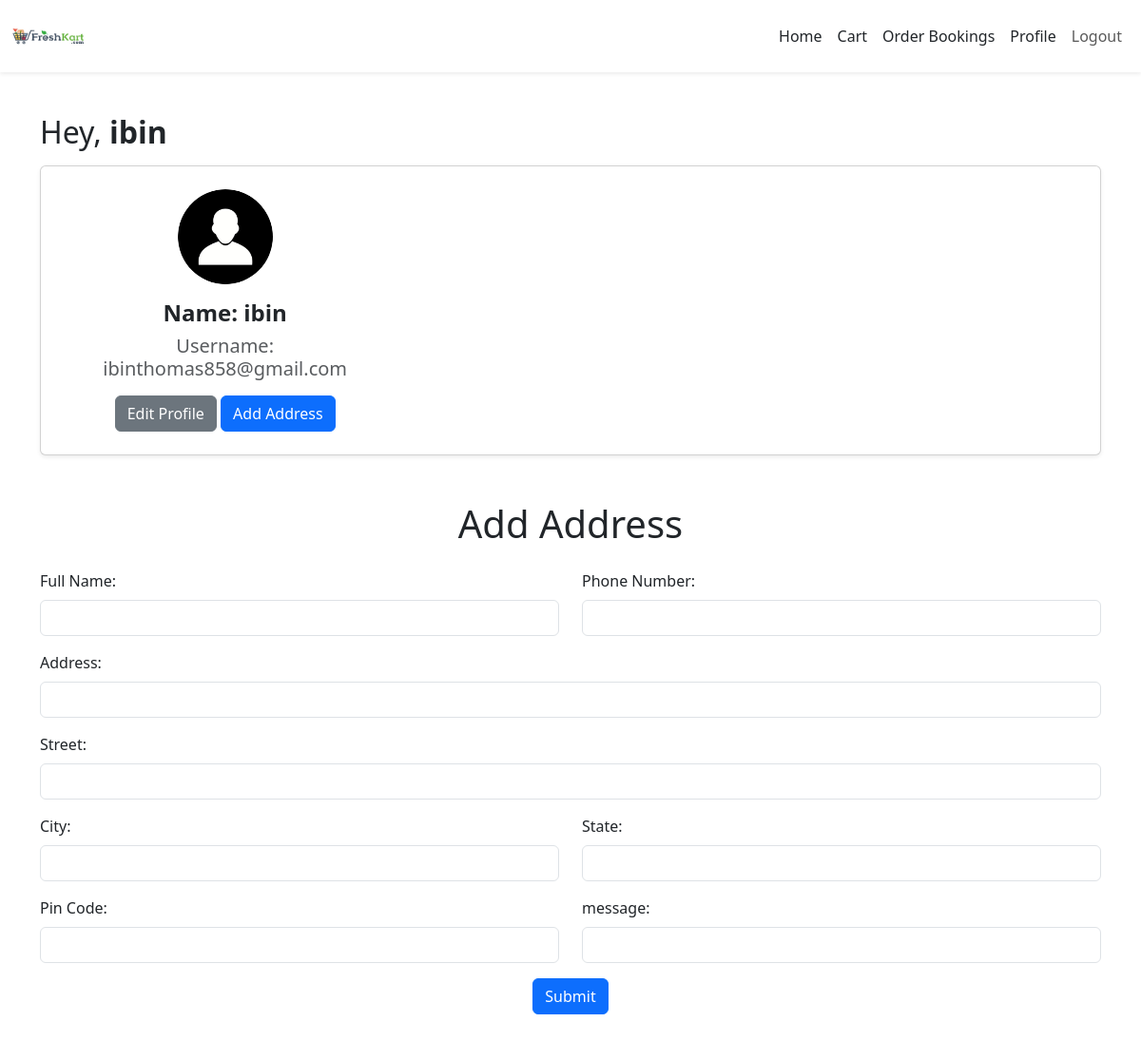
The app's page /address (signed in), older data.
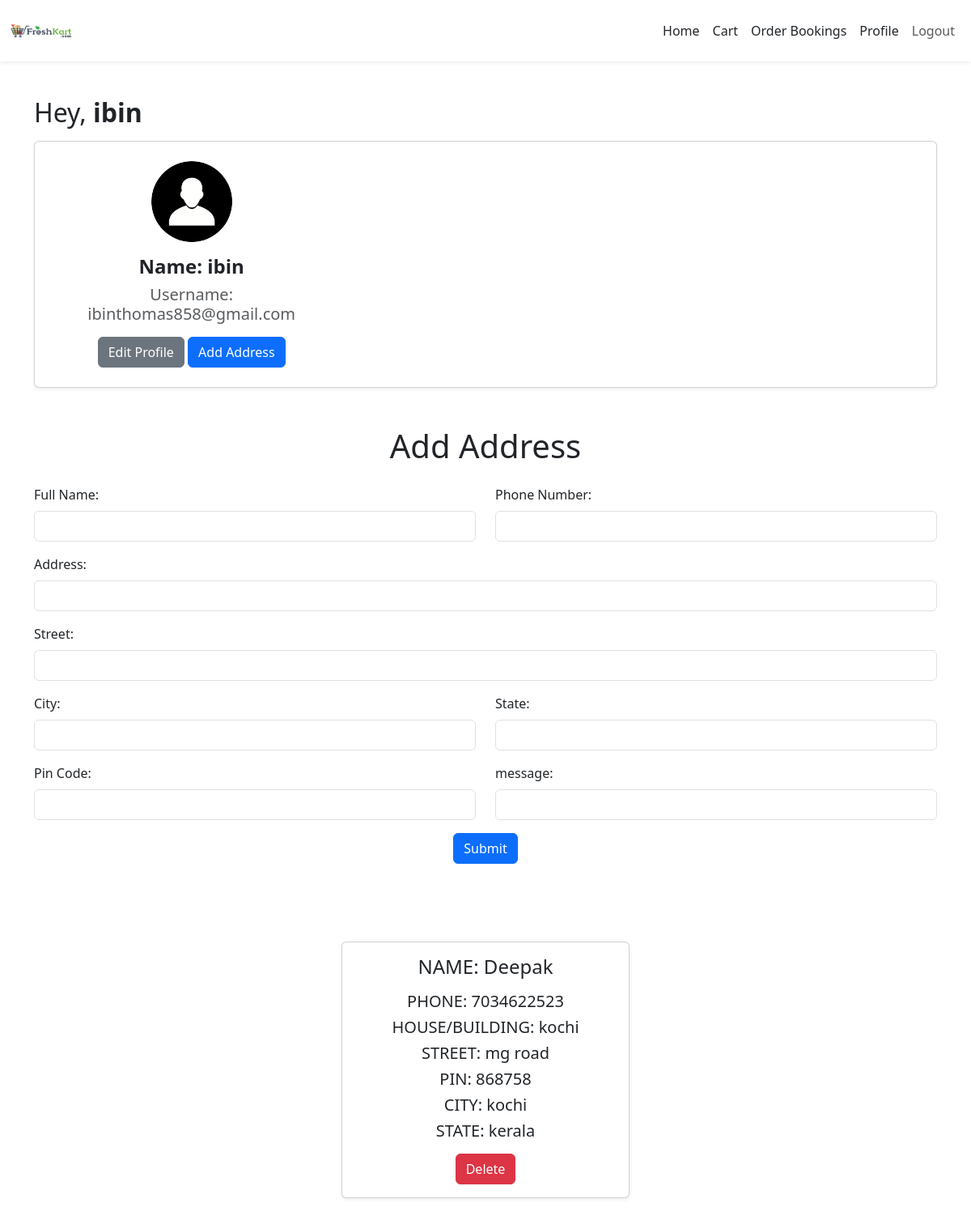
The same page, newer data.
### store/models.py (models this page shows)
class Address(models.Model):
    user = models.ForeignKey(User, on_delete=models.CASCADE)
    name=models.TextField()
    address=models.TextField()
    street=models.TextField()
    city=models.TextField()
    state=models.TextField()
    pincode=models.IntegerField()
    phone=models.IntegerField()
    message=models.TextField()

### store/views.py (the view)
# urls.py: path('address',views.address),
def address(req):
    if 'user' in req.session:
        user=User.objects.get(username=req.session['user'])
        data=Address.objects.filter(user=user)
        if req.method=='POST':
            user=User.objects.get(username=req.session['user'])
            name=req.POST['name']
            phn=req.POST['phone']
            house=req.POST['address']
            street=req.POST['street']
            city=req.POST['city']
            pin=req.POST['pin']
            state=req.POST['state']
            data=Address.objects.create(user=user,name=name,phone=phn,address=house,city=city,street=street,pincode=pin,state=state)
            data.save()
            return redirect(address)
        else:
            return render(req,"user/address.html",{'data':data})
    else:
        return redirect(gro_login)

### template/user/address.html (shortened to what the changed rows need)
<!DOCTYPE html>
<html lang="en">
<head>
    {% load static %}
    <link href="https://cdn.jsdelivr.net/npm/bootstrap@5.3.0-alpha1/dist/css/bootstrap.min.css" rel="stylesheet">
</head>
<body>
    <div class="container mt-5 pt-5">
        <h2 class="mt-4 mb-3">Hey, <span class="fw-bold">{{ user.first_name }}</span></h2>
    </div>
  <div id="addressFormContainer" class="container py-5">
        <h1 class="text-center mb-4">Add Address </h1>
    </div>
    <div class="container py-5">
        <div class="row justify-content-center">
          {% for i in data %}
          <div class="col-md-6 col-lg-4 mb-4">
            <div class="card shadow-sm">
              <div class="card-body text-center">
                <h4 class="card-title mb-3">NAME: {{i.name}}</h4>
                <h5 class="card-text mb-2">PHONE: {{i.phone}}</h5>
                <h5 class="card-text mb-2">HOUSE/BUILDING: {{i.address}}</h5>
                <h5 class="card-text mb-2">STREET: {{i.street}}</h5>
                <h5 class="card-text mb-2">PIN: {{i.pincode}}</h5>
                <h5 class="card-text mb-2">CITY: {{i.city}}</h5>
                <h5 class="card-text mb-3">STATE: {{i.state}}</h5>
                <a href="delete_address/{{i.pk}}" class="btn btn-danger">Delete</a>
              </div>
            </div>
          </div>
          {% endfor %}
        </div>
    </div>
</body>
</html>

Row changes from the older to the newer data that the page shows:
added Address: name "Deepak", phone "7034622523", address "kochi", street "mg road", pincode "868758", city "kochi", state "kerala"
